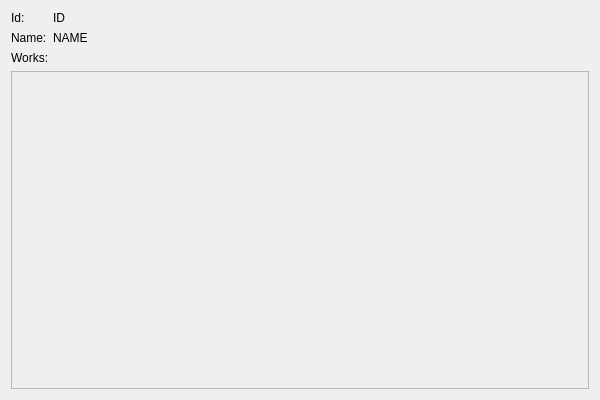
<?xml version="1.0" encoding="UTF-8"?>
<ui version="4.0">
 <class>CreatorPage</class>
 <widget class="QDialog" name="CreatorPage">
  <property name="geometry">
   <rect>
    <x>0</x>
    <y>0</y>
    <width>600</width>
    <height>400</height>
   </rect>
  </property>
  <property name="windowTitle">
   <string>Dialog</string>
  </property>
  <layout class="QVBoxLayout" name="verticalLayout_2">
   <item>
    <layout class="QFormLayout" name="formLayout">
     <item row="1" column="0">
      <widget class="QLabel" name="label">
       <property name="text">
        <string>Name:</string>
       </property>
      </widget>
     </item>
     <item row="1" column="1">
      <widget class="QLabel" name="nameLabel">
       <property name="text">
        <string>NAME</string>
       </property>
      </widget>
     </item>
     <item row="0" column="0">
      <widget class="QLabel" name="label_2">
       <property name="text">
        <string>Id:</string>
       </property>
      </widget>
     </item>
     <item row="0" column="1">
      <widget class="QLabel" name="idLabel">
       <property name="text">
        <string>ID</string>
       </property>
      </widget>
     </item>
    </layout>
   </item>
   <item>
    <layout class="QVBoxLayout" name="verticalLayout">
     <item>
      <widget class="QLabel" name="label_3">
       <property name="text">
        <string>Works:</string>
       </property>
      </widget>
     </item>
     <item>
      <widget class="QListWidget" name="listWidget">
       <property name="enabled">
        <bool>false</bool>
       </property>
       <property name="alternatingRowColors">
        <bool>true</bool>
       </property>
       <property name="selectionMode">
        <enum>QAbstractItemView::NoSelection</enum>
       </property>
      </widget>
     </item>
    </layout>
   </item>
  </layout>
 </widget>
 <resources/>
 <connections/>
</ui>
